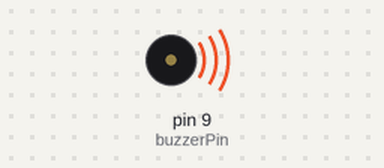
A sketch run on a simulated Arduino Uno, built with avr-gcc and run on an emulated ATmega328P. On the bench: buzzer (waves = sounding).

Above: at 0.35 s.
At 2.55 s:
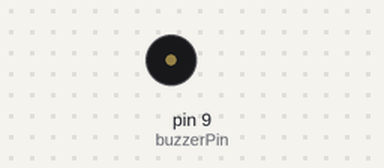
Timing chart, 0 to 3.0 s (numbered marks = the images above):
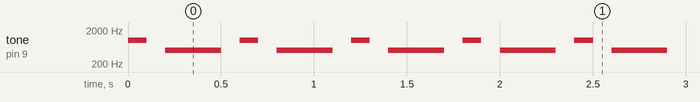

The sketch:

Clock_Beat.ino
```cpp
int buzzerPin = 9;  // Pin connected to the active buzzer

// Frequency for tick-tock sound
int tickFreq = 1000;  // Frequency of the "tick" sound (1kHz)
int tockFreq = 500;   // Frequency of the "tock" sound (lower tone)

int tickDuration = 100;  // Duration of the "tick" in milliseconds
int tockDuration = 300;  // Duration of the "tock" in milliseconds
int pauseDuration = 100; // Pause between tick and tock

void setup() {
  // Nothing to set up
}

void loop() {
  // Tick sound (high frequency)
  tone(buzzerPin, tickFreq, tickDuration);  // Play "tick"
  delay(tickDuration + pauseDuration);      // Wait before "tock"

  // Tock sound (low frequency)
  tone(buzzerPin, tockFreq, tockDuration);  // Play "tock"
  delay(tockDuration + pauseDuration);      // Wait before repeating

  // Repeat the tick-tock pattern
}
```

Measured:
- by itself, tone on pin 9 (buzzerPin): repeats every 0.60 s: silent 0.10 s, 500 Hz 0.30 s, silent 0.10 s, 1000 Hz 0.10 s
